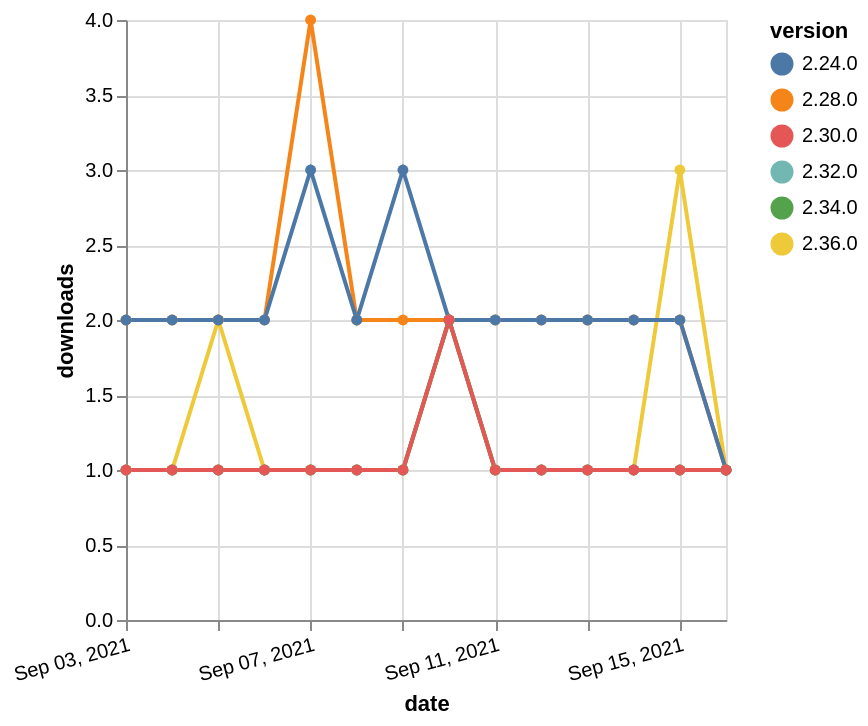

Source (Vega-Lite JSON):
### Vega-Lite specification from a JSON file in a GitHub repository (floating-point values rounded to 4 significant figures)
{"$schema": "https://vega.github.io/schema/vega-lite/v5.json", "description": "A simple bar chart with embedded data.", "data": {"values": [{"date": "2021-09-03", "total": 161, "delta": 1, "version": "2.36.0"}, {"date": "2021-09-04", "total": 162, "delta": 1, "version": "2.36.0"}, {"date": "2021-09-05", "total": 164, "delta": 2, "version": "2.36.0"}, {"date": "2021-09-06", "total": 165, "delta": 1, "version": "2.36.0"}, {"date": "2021-09-07", "total": 166, "delta": 1, "version": "2.36.0"}, {"date": "2021-09-08", "total": 167, "delta": 1, "version": "2.36.0"}, {"date": "2021-09-09", "total": 168, "delta": 1, "version": "2.36.0"}, {"date": "2021-09-10", "total": 170, "delta": 2, "version": "2.36.0"}, {"date": "2021-09-11", "total": 171, "delta": 1, "version": "2.36.0"}, {"date": "2021-09-12", "total": 172, "delta": 1, "version": "2.36.0"}, {"date": "2021-09-13", "total": 173, "delta": 1, "version": "2.36.0"}, {"date": "2021-09-14", "total": 174, "delta": 1, "version": "2.36.0"}, {"date": "2021-09-15", "total": 177, "delta": 3, "version": "2.36.0"}, {"date": "2021-09-16", "total": 178, "delta": 1, "version": "2.36.0"}, {"date": "2021-09-03", "total": 196, "delta": 1, "version": "2.32.0"}, {"date": "2021-09-04", "total": 197, "delta": 1, "version": "2.32.0"}, {"date": "2021-09-05", "total": 198, "delta": 1, "version": "2.32.0"}, {"date": "2021-09-06", "total": 199, "delta": 1, "version": "2.32.0"}, {"date": "2021-09-07", "total": 200, "delta": 1, "version": "2.32.0"}, {"date": "2021-09-08", "total": 201, "delta": 1, "version": "2.32.0"}, {"date": "2021-09-09", "total": 202, "delta": 1, "version": "2.32.0"}, {"date": "2021-09-10", "total": 204, "delta": 2, "version": "2.32.0"}, {"date": "2021-09-11", "total": 205, "delta": 1, "version": "2.32.0"}, {"date": "2021-09-12", "total": 206, "delta": 1, "version": "2.32.0"}, {"date": "2021-09-13", "total": 207, "delta": 1, "version": "2.32.0"}, {"date": "2021-09-14", "total": 208, "delta": 1, "version": "2.32.0"}, {"date": "2021-09-15", "total": 209, "delta": 1, "version": "2.32.0"}, {"date": "2021-09-16", "total": 210, "delta": 1, "version": "2.32.0"}, {"date": "2021-09-03", "total": 2413, "delta": 2, "version": "2.28.0"}, {"date": "2021-09-04", "total": 2415, "delta": 2, "version": "2.28.0"}, {"date": "2021-09-05", "total": 2417, "delta": 2, "version": "2.28.0"}, {"date": "2021-09-06", "total": 2419, "delta": 2, "version": "2.28.0"}, {"date": "2021-09-07", "total": 2423, "delta": 4, "version": "2.28.0"}, {"date": "2021-09-08", "total": 2425, "delta": 2, "version": "2.28.0"}, {"date": "2021-09-09", "total": 2427, "delta": 2, "version": "2.28.0"}, {"date": "2021-09-10", "total": 2429, "delta": 2, "version": "2.28.0"}, {"date": "2021-09-11", "total": 2431, "delta": 2, "version": "2.28.0"}, {"date": "2021-09-12", "total": 2433, "delta": 2, "version": "2.28.0"}, {"date": "2021-09-13", "total": 2435, "delta": 2, "version": "2.28.0"}, {"date": "2021-09-14", "total": 2437, "delta": 2, "version": "2.28.0"}, {"date": "2021-09-15", "total": 2439, "delta": 2, "version": "2.28.0"}, {"date": "2021-09-16", "total": 2440, "delta": 1, "version": "2.28.0"}, {"date": "2021-09-03", "total": 187, "delta": 1, "version": "2.34.0"}, {"date": "2021-09-04", "total": 188, "delta": 1, "version": "2.34.0"}, {"date": "2021-09-05", "total": 189, "delta": 1, "version": "2.34.0"}, {"date": "2021-09-06", "total": 190, "delta": 1, "version": "2.34.0"}, {"date": "2021-09-07", "total": 191, "delta": 1, "version": "2.34.0"}, {"date": "2021-09-08", "total": 192, "delta": 1, "version": "2.34.0"}, {"date": "2021-09-09", "total": 193, "delta": 1, "version": "2.34.0"}, {"date": "2021-09-10", "total": 195, "delta": 2, "version": "2.34.0"}, {"date": "2021-09-11", "total": 196, "delta": 1, "version": "2.34.0"}, {"date": "2021-09-12", "total": 197, "delta": 1, "version": "2.34.0"}, {"date": "2021-09-13", "total": 198, "delta": 1, "version": "2.34.0"}, {"date": "2021-09-14", "total": 199, "delta": 1, "version": "2.34.0"}, {"date": "2021-09-15", "total": 200, "delta": 1, "version": "2.34.0"}, {"date": "2021-09-16", "total": 201, "delta": 1, "version": "2.34.0"}, {"date": "2021-09-03", "total": 2304, "delta": 2, "version": "2.24.0"}, {"date": "2021-09-04", "total": 2306, "delta": 2, "version": "2.24.0"}, {"date": "2021-09-05", "total": 2308, "delta": 2, "version": "2.24.0"}, {"date": "2021-09-06", "total": 2310, "delta": 2, "version": "2.24.0"}, {"date": "2021-09-07", "total": 2313, "delta": 3, "version": "2.24.0"}, {"date": "2021-09-08", "total": 2315, "delta": 2, "version": "2.24.0"}, {"date": "2021-09-09", "total": 2318, "delta": 3, "version": "2.24.0"}, {"date": "2021-09-10", "total": 2320, "delta": 2, "version": "2.24.0"}, {"date": "2021-09-11", "total": 2322, "delta": 2, "version": "2.24.0"}, {"date": "2021-09-12", "total": 2324, "delta": 2, "version": "2.24.0"}, {"date": "2021-09-13", "total": 2326, "delta": 2, "version": "2.24.0"}, {"date": "2021-09-14", "total": 2328, "delta": 2, "version": "2.24.0"}, {"date": "2021-09-15", "total": 2330, "delta": 2, "version": "2.24.0"}, {"date": "2021-09-16", "total": 2331, "delta": 1, "version": "2.24.0"}, {"date": "2021-09-03", "total": 240, "delta": 1, "version": "2.30.0"}, {"date": "2021-09-04", "total": 241, "delta": 1, "version": "2.30.0"}, {"date": "2021-09-05", "total": 242, "delta": 1, "version": "2.30.0"}, {"date": "2021-09-06", "total": 243, "delta": 1, "version": "2.30.0"}, {"date": "2021-09-07", "total": 244, "delta": 1, "version": "2.30.0"}, {"date": "2021-09-08", "total": 245, "delta": 1, "version": "2.30.0"}, {"date": "2021-09-09", "total": 246, "delta": 1, "version": "2.30.0"}, {"date": "2021-09-10", "total": 248, "delta": 2, "version": "2.30.0"}, {"date": "2021-09-11", "total": 249, "delta": 1, "version": "2.30.0"}, {"date": "2021-09-12", "total": 250, "delta": 1, "version": "2.30.0"}, {"date": "2021-09-13", "total": 251, "delta": 1, "version": "2.30.0"}, {"date": "2021-09-14", "total": 252, "delta": 1, "version": "2.30.0"}, {"date": "2021-09-15", "total": 253, "delta": 1, "version": "2.30.0"}, {"date": "2021-09-16", "total": 254, "delta": 1, "version": "2.30.0"}]}, "width": "container", "mark": {"type": "line", "point": {"filled": true}}, "encoding": {"x": {"field": "date", "type": "temporal", "timeUnit": "yearmonthdate", "title": "date", "axis": {"labelAngle": -15}}, "y": {"field": "delta", "type": "quantitative", "title": "downloads"}, "color": {"field": "version", "type": "nominal"}, "tooltip": {"field": "delta"}}}
